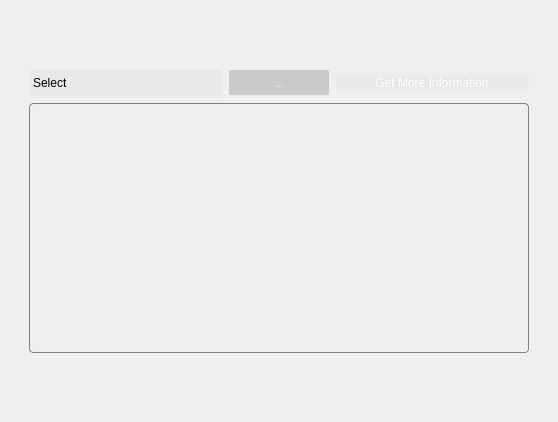
                  <widget class="QWidget" name="selectPage">
                   <layout class="QGridLayout" name="gridLayout_5">
                    <item row="1" column="0">
                     <widget class="QWidget" name="widget" native="true">
                      <property name="styleSheet">
                       <string notr="true">#widget{
background-color:qlineargradient(spread:pad, x1:0, y1:0, x2:1, y2:0, stop:0 rgba(0, 0, 0, 0));/*22*/
border-radius:0px;
}
</string>
                      </property>
                      <layout class="QGridLayout" name="gridLayout">
                       <property name="spacing">
                        <number>0</number>
                       </property>
                       <item row="2" column="0">
                        <layout class="QVBoxLayout" name="verticalLayout_8">
                         <property name="spacing">
                          <number>0</number>
                         </property>
                         <property name="leftMargin">
                          <number>0</number>
                         </property>
                         <item>
                          <widget class="QWidget" name="widget_2" native="true">
                           <property name="minimumSize">
                            <size>
                             <width>500</width>
                             <height>300</height>
                            </size>
                           </property>
                           <layout class="QGridLayout" name="gridLayout_4">
                            <item row="4" column="0">
                             <layout class="QHBoxLayout" name="horizontalLayout_3">
                              <item>
                               <widget class="QLabel" name="labelScreenshots">
                                <property name="minimumSize">
                                 <size>
                                  <width>500</width>
                                  <height>250</height>
                                 </size>
                                </property>
                                <property name="maximumSize">
                                 <size>
                                  <width>400</width>
                                  <height>250</height>
                                 </size>
                                </property>
                                <property name="styleSheet">
                                 <string notr="true">border:1px solid gray;
border-radius:4px;</string>
                                </property>
                                <property name="text">
                                 <string/>
                                </property>
                                <property name="pixmap">
                                 <pixmap resource="../icons/icons.qrc">:/screenshots/Screenshots/Gnome.png</pixmap>
                                </property>
                                <property name="scaledContents">
                                 <bool>true</bool>
                                </property>
                               </widget>
                              </item>
                             </layout>
                            </item>
                            <item row="1" column="0">
                             <layout class="QHBoxLayout" name="horizontalLayout_18">
                              <property name="topMargin">
                               <number>0</number>
                              </property>
                              <item>
                               <widget class="QComboBox" name="comboBox">
                                <property name="minimumSize">
                                 <size>
                                  <width>149</width>
                                  <height>28</height>
                                 </size>
                                </property>
                                <property name="maximumSize">
                                 <size>
                                  <width>200</width>
                                  <height>28</height>
                                 </size>
                                </property>
                                <property name="styleSheet">
                                 <string notr="true">/* ====================================== */

 QComboBox {
	border:1px solid  rgba(255, 255, 255, 30);
     border-radius:2px;
     padding: 1px 18px 1px 3px;
     min-width: 6em;
	 color: black;
 }

 QComboBox:editable {
     background: gray;
 }

 QComboBox:!editable, QComboBox::drop-down:editable {
	/*background-color: qlineargradient(spread:pad, x1:0.5, y1:0, x2:0.5, y2:1, stop:0 rgba(132, 132, 132, 255), stop:0.501481 rgba(70, 70, 70, 255), stop:0.503057 rgba(62, 62, 62, 255), stop:1 rgba(16, 16, 16, 255));*/
    background-color:qlineargradient(spread:pad, x1:0, y1:0, x2:1, y2:0, stop:0 rgba(52, 52, 52, 10));
 }

 /* QComboBox gets the &quot;on&quot; state when the popup is open */
 QComboBox:!editable:on, QComboBox::drop-down:editable:on {
/*    background-color: qlineargradient(spread:pad, x1:0.5, y1:1, x2:0.5, y2:0, stop:0 rgba(129, 3, 3, 255), stop:0.0192308 rgba(160, 35, 25, 255), stop:0.521739 rgba(166, 35, 29, 255), stop:0.531585 rgba(184, 46, 40, 255), stop:0.983696 rgba(168, 78, 74, 255), stop:1 rgba(210, 110, 110, 255));*/
    background-color:qlineargradient(spread:pad, x1:0, y1:0, x2:1, y2:0, stop:0 rgba(52, 52, 52, 10));
 }

 QComboBox:on { /* shift the text when the popup opens */
     padding-top: 3px;
     padding-left: 4px;
 }

 QComboBox::drop-down {
     subcontrol-origin: padding;
     subcontrol-position: top right;
     width: 20px;
     border:0px solid  rgba(34, 49, 60, 100);
 }

 QComboBox::down-arrow {
	image: url(:/icons/white-arrow-down.gif);     /*image: url(/usr/share/icons/crystalsvg/16x16/actions/1downarrow.png);*/
 }

 QComboBox::down-arrow:on { /* shift the arrow when popup is open */
     top: 1px;
     left: 1px;
 }</string>
                                </property>
                                <property name="currentIndex">
                                 <number>0</number>
                                </property>
                                <property name="iconSize">
                                 <size>
                                  <width>32</width>
                                  <height>32</height>
                                 </size>
                                </property>
                                <property name="duplicatesEnabled">
                                 <bool>false</bool>
                                </property>
                                <property name="frame">
                                 <bool>true</bool>
                                </property>
                                <item>
                                 <property name="text">
                                  <string>Select</string>
                                 </property>
                                </item>
                                <item>
                                 <property name="text">
                                  <string>Gnome</string>
                                 </property>
                                </item>
                                <item>
                                 <property name="text">
                                  <string>Xfce</string>
                                 </property>
                                </item>
                                <item>
                                 <property name="text">
                                  <string>E17</string>
                                 </property>
                                </item>
                                <item>
                                 <property name="text">
                                  <string>Lxde</string>
                                 </property>
                                </item>
                                <item>
                                 <property name="text">
                                  <string>Mate</string>
                                 </property>
                                </item>
                                <item>
                                 <property name="text">
                                  <string>Razor-qt</string>
                                 </property>
                                </item>
                                <item>
                                 <property name="text">
                                  <string>Cinnamon</string>
                                 </property>
                                </item>
                                <item>
                                 <property name="text">
                                  <string>Fluxbox</string>
                                 </property>
                                </item>
                               </widget>
                              </item>
                              <item>
                               <widget class="QLabel" name="xdesktopLabel">
                                <property name="minimumSize">
                                 <size>
                                  <width>75</width>
                                  <height>25</height>
                                 </size>
                                </property>
                                <property name="maximumSize">
                                 <size>
                                  <width>100</width>
                                  <height>25</height>
                                 </size>
                                </property>
                                <property name="styleSheet">
                                 <string notr="true">background-color:qlineargradient(spread:pad, x1:0, y1:0, x2:1, y2:0, stop:0 rgba(52, 52, 52, 50));
border-radius:2px;
color:rgb(232, 232, 232)</string>
                                </property>
                                <property name="text">
                                 <string>...</string>
                                </property>
                                <property name="alignment">
                                 <set>Qt::AlignCenter</set>
                                </property>
                                <property name="margin">
                                 <number>0</number>
                                </property>
                               </widget>
                              </item>
                              <item>
                               <widget class="QPushButton" name="getinfoButton">
                                <property name="minimumSize">
                                 <size>
                                  <width>0</width>
                                  <height>25</height>
                                 </size>
                                </property>
                                <property name="maximumSize">
                                 <size>
                                  <width>200</width>
                                  <height>16777215</height>
                                 </size>
                                </property>
                                <property name="toolTip">
                                 <string>internet</string>
                                </property>
                                <property name="styleSheet">
                                 <string notr="true">QPushButton{
	padding: 3px 10px 3px 10px;
	color: white;
	border:0px;
	border-radius:2px;
background-color: qlineargradient(spread:repeat, x1:0, y1:0, x2:0, y2:1, stop:0 rgba(27, 27, 27, 0), stop:0.510753 rgba(9, 9, 9, 10), stop:1 rgba(0, 0, 0, 0));
	/*background-color: qlineargradient(spread:pad, x1:0.5, y1:1, x2:0.5, y2:0, stop:0 rgba(120, 146, 172, 255), stop:0.0155729 rgba(99, 141, 164, 255), stop:0.538376 rgba(49, 84, 106, 255), stop:1 rgba(51, 72, 91, 255))*/
}

QPushButton::flat:hover{
	border:1px solid  rgba(255, 255, 255, 40);
	border-radius:2px;
    background-color:qlineargradient(spread:pad, x1:0, y1:0, x2:0, y2:1, stop:0 rgba(127, 127, 127, 10), stop:0.513661 rgba(231, 231, 231, 50), stop:1 rgba(94, 94, 94, 10))
}

QPushButton::flat{
	border:1px solid  rgba(255, 255, 255, 30);
	border-radius:2px;
    background-color: qlineargradient(spread:repeat, x1:0, y1:0, x2:0, y2:1, stop:0 rgba(27, 27, 27, 0), stop:0.510753 rgba(9, 9, 9, 10), stop:1 rgba(0, 0, 0, 0));
}

QPushButton::flat:pressed{
	border:1px solid  rgba(255, 255, 255, 15);
	border-radius:2px;
	padding: 3px 10px 3px 10px;
    background-color:qlineargradient(spread:pad, x1:0, y1:0, x2:1, y2:0, stop:0 rgba(52, 52, 52, 50));
}
</string>
                                </property>
                                <property name="text">
                                 <string>Get More Information</string>
                                </property>
                                <property name="icon">
                                 <iconset resource="../icons/icons.qrc">
                                  <normaloff>:/icons/dialog-information.png</normaloff>:/icons/dialog-information.png</iconset>
                                </property>
                                <property name="iconSize">
                                 <size>
                                  <width>20</width>
                                  <height>20</height>
                                 </size>
                                </property>
                                <property name="flat">
                                 <bool>true</bool>
                                </property>
                               </widget>
                              </item>
                             </layout>
                            </item>
                           </layout>
                          </widget>
                         </item>
                        </layout>
                       </item>
                       <item row="3" column="0">
                        <spacer name="verticalSpacer_9">
                         <property name="orientation">
                          <enum>Qt::Vertical</enum>
                         </property>
                         <property name="sizeHint" stdset="0">
                          <size>
                           <width>20</width>
                           <height>40</height>
                          </size>
                         </property>
                        </spacer>
                       </item>
                       <item row="0" column="0">
                        <spacer name="verticalSpacer_8">
                         <property name="orientation">
                          <enum>Qt::Vertical</enum>
                         </property>
                         <property name="sizeHint" stdset="0">
                          <size>
                           <width>20</width>
                           <height>40</height>
                          </size>
                         </property>
                        </spacer>
                       </item>
                      </layout>
                     </widget>
                    </item>
                   </layout>
                  </widget>
